Frame 1 (no input): blank canvas, image omitted
Frame 60 (no input): blank canvas, image omitted
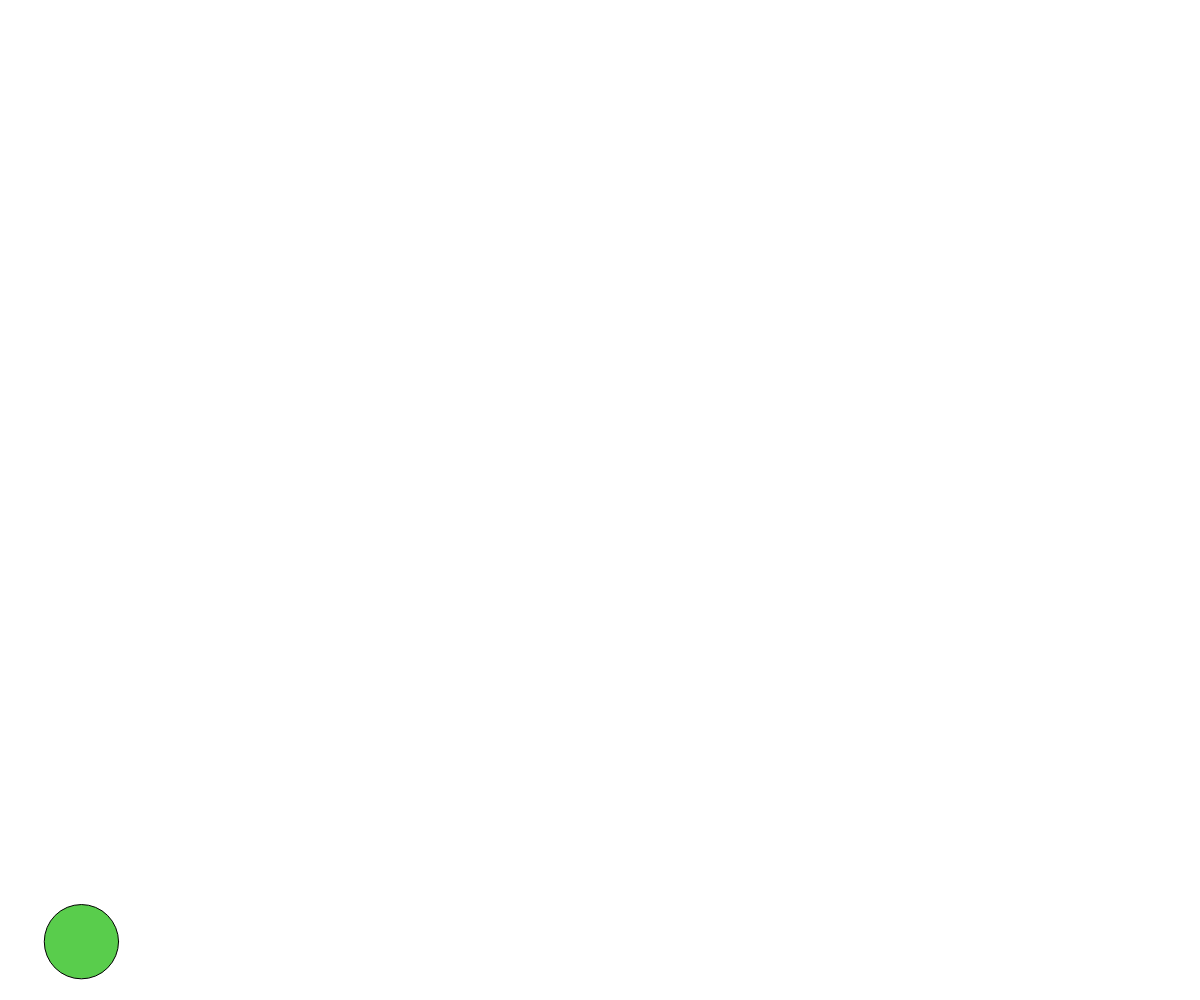
Frame 120 (the mouse pressed at the canvas centre since frame 60)

The p5.js sketch whose frames 1 and 60 were blank and that drew this single picture after the mouse press (run headless with seeded random() and noise() and a simulated clock; from frame 60 on, the mouse is pressed at the canvas centre):

// p5.js sketch
// ── sketch.js
// Project Title
// Your Name
// Date
//
// Extra for Experts:
// - describe what you did to take this project "above and beyond"

let balls = [];

function setup() {
  createCanvas(windowWidth, windowHeight);
}

function draw() {
  background(255);

  for (let i = 0; i < balls.length; i++) {

    fill(balls[i].ballColor);
    ellipse(balls[i].x, balls[i].y, balls[i].radius*2, balls[i].radius*2);

    balls[i].x += balls[i].dx;
    balls[i].y += balls[i].dy;

    if (balls[i].x > width-balls[i].radius || balls[i].x < balls[i].radius) {
      balls[i].dx *= -1;
    }
    if (balls[i].y > height-balls[i].radius || balls[i].y < balls[i].radius) {
      balls[i].dy *= -1;
    }
  }
}

function mousePressed() {
  let ball = {
    radius: random(5, 50),
    x: mouseX,
    y: mouseY,
    dx: random(-15, 15),
    dy: random(-15,15),
    ballColor: color(random(1, 255), random(1, 255), random(1, 255))
  };
  balls.push(ball);
}
